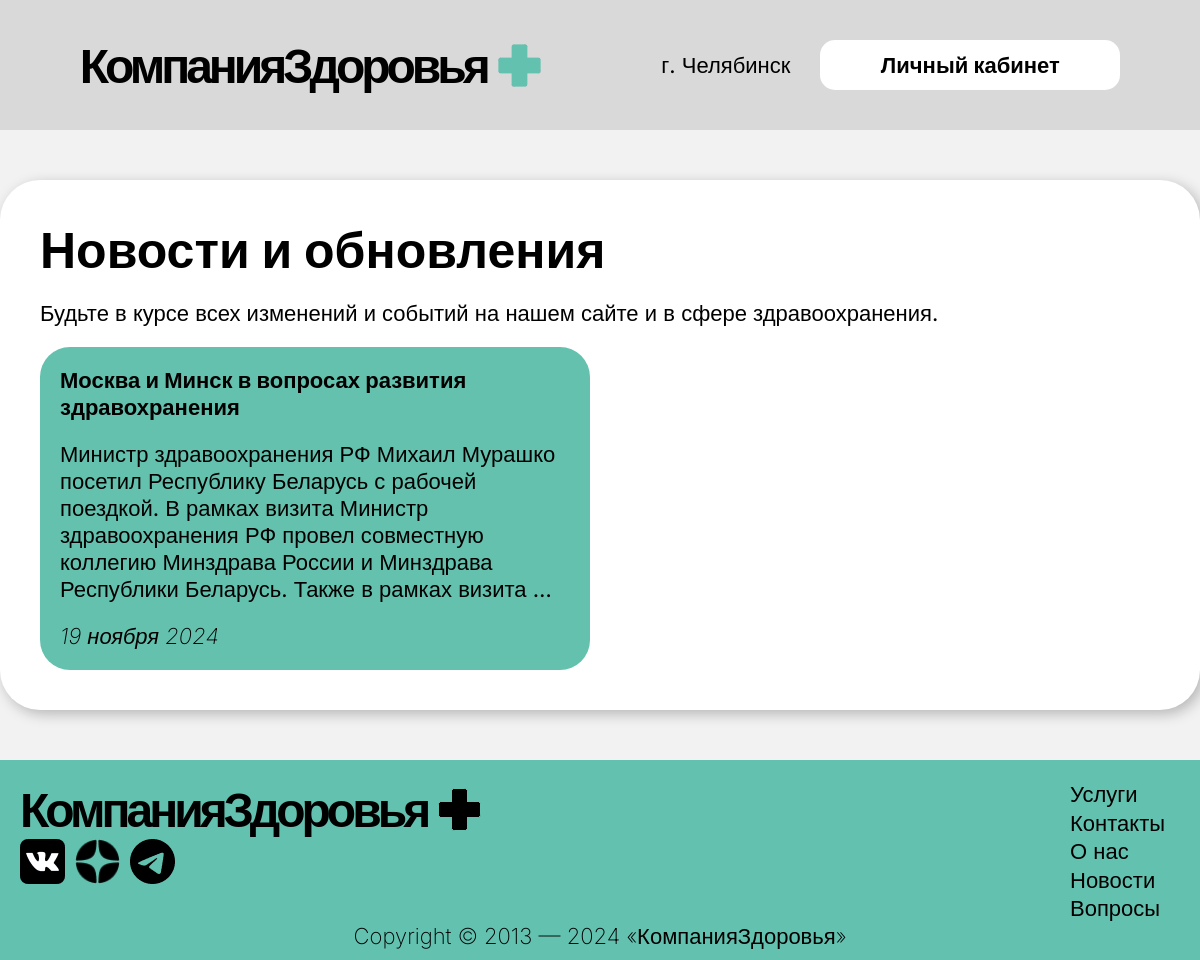
The page /news/ on the database as committed earlier.
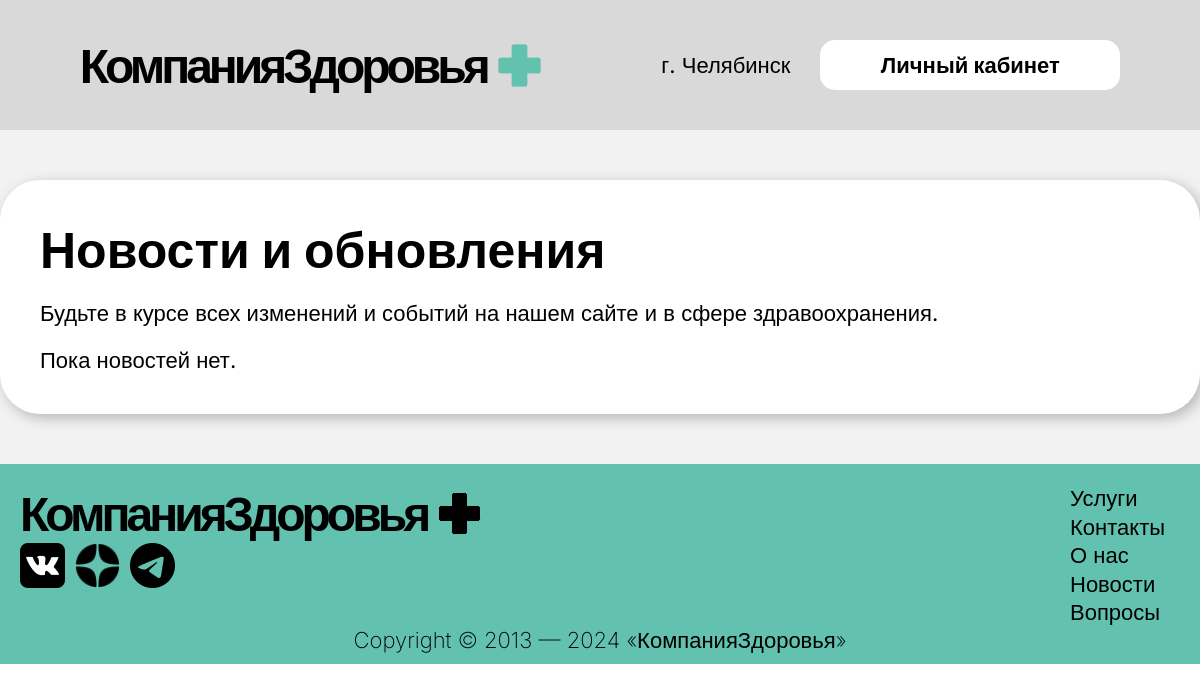
The same page on the database as committed later.
### main/models.py (models this page shows, shortened)
class News(models.Model):
    title = models.CharField('Заголовок', max_length=60)
    text = models.TextField('Описание новости')
    date = models.CharField('Дата выпуска новости', max_length=30)

### main/views.py (the view)
# urls.py: path('news/', views.news_view, name='news'),
def news_view(request):
    news_list = News.objects.all().order_by('-date')
    patient_id = request.session.get('patient_id')
    patient = None
    if patient_id:
        try:
            patient = Patient.objects.get(id=patient_id)
        except Patient.DoesNotExist:
            patient = None
    return render(request, 'main/news.html', {
        'patient': patient,
        'news_list': news_list
    })

### main/templates/main/news.html (shortened to what this page needs)
<!DOCTYPE html>
<html lang="ru">
<head>
  {% load static %}
  <link rel="stylesheet" href="{% static '/css/main.css' %}">
</head>
  <body>
  {% include 'main/header.html' %}
  <main>
    <div class="conteiner-news">
      <h1>Новости и обновления</h1>
      <p>Будьте в курсе всех изменений и событий на нашем сайте и в сфере здравоохранения. </p>
      <div class="block-items">
        {% for news in news_list %}
          <div class="block-item">
            <h2>{{ news.title }}</h2>
            <p>{{ news.text|truncatewords:30 }}</p>
            <div class="meta-data">{{ news.date }}</div>
          </div>
        {% empty %}
          <p>Пока новостей нет.</p>
        {% endfor %}
      </div>
    </div>
  </main>
  {% include 'main/footer.html' %}
  </body>
</html>

Rows that differ between the two databases and show on the page:
removed News: title "Москва и Минск в вопросах развития здравохранения", text "Министр здравоохранения РФ Михаил Мурашко посетил Республику Беларусь с рабочей поездкой. В рамках визита Министр здравоохранения РФ провел совместную коллегию Минздрава России и Минздрава Республики Беларусь. Также в рамках визита …", date "19 ноября 2024"
Other text that changed with them:
text now shown: "Пока новостей нет."
